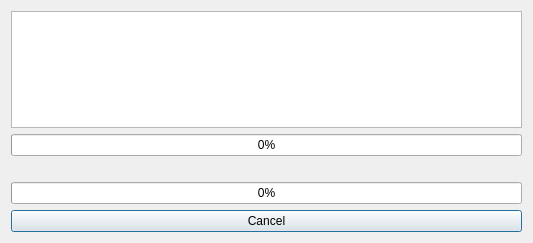
<?xml version="1.0" encoding="UTF-8"?>
<ui version="4.0">
 <class>MyAbstractBar</class>
 <widget class="QDialog" name="MyAbstractBar">
  <property name="geometry">
   <rect>
    <x>0</x>
    <y>0</y>
    <width>533</width>
    <height>243</height>
   </rect>
  </property>
  <property name="windowTitle">
   <string>Dialog</string>
  </property>
  <layout class="QVBoxLayout" name="verticalLayout">
   <item>
    <widget class="QPlainTextEdit" name="plainTextProgress"/>
   </item>
   <item>
    <widget class="QProgressBar" name="progress_Bar_current">
     <property name="value">
      <number>0</number>
     </property>
    </widget>
   </item>
   <item>
    <widget class="QLabel" name="label">
     <property name="text">
      <string/>
     </property>
     <property name="scaledContents">
      <bool>false</bool>
     </property>
    </widget>
   </item>
   <item>
    <widget class="QProgressBar" name="progress_bar">
     <property name="value">
      <number>0</number>
     </property>
    </widget>
   </item>
   <item>
    <widget class="QPushButton" name="cancel">
     <property name="text">
      <string>Cancel</string>
     </property>
    </widget>
   </item>
  </layout>
 </widget>
 <resources/>
 <connections/>
</ui>
